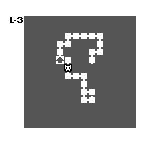

A 2D game scene composited from a Tiled map and its tileset images. What follows is a short description and the map's XML, with every tile layer's data as written:
An orthogonal 20x18 tile map with 8x8 px tiles, 1 tile layer (Tile Layer 1), 3 tilesets.

<map version="1.2" tiledversion="1.2.2" orientation="orthogonal" renderorder="right-down" width="20" height="18" tilewidth="8" tileheight="8" infinite="0" nextlayerid="3" nextobjectid="1">
 <tileset firstgid="1" source="minimap.tsx" />
 <tileset firstgid="33" source="items-2.tsx" />
 <tileset firstgid="97" source="overworld-landscape.tsx" />
 <layer id="1" name="Tile Layer 1" width="20" height="18">
  <data encoding="csv">
192,192,192,192,192,192,192,192,192,192,192,192,192,192,192,192,192,192,192,192,
192,192,192,192,192,192,192,192,192,192,192,192,192,192,192,192,192,192,192,192,
192,91,84,190,190,190,190,190,190,190,190,190,190,190,190,190,190,192,192,192,
192,192,192,190,190,190,190,190,190,190,190,190,190,190,190,190,190,192,192,192,
192,192,192,190,190,190,190,190,9,8,8,8,10,190,190,190,190,192,192,192,
192,192,192,190,190,190,190,9,12,190,190,190,7,190,190,190,190,192,192,192,
192,192,192,190,190,190,190,7,190,190,190,9,12,190,190,190,190,192,192,192,
192,192,192,190,190,190,190,68,5,190,190,7,190,190,190,190,190,192,192,192,
192,192,192,190,190,190,190,190,31,190,190,190,190,190,190,190,190,192,192,192,
192,192,192,190,190,190,190,190,11,8,10,190,190,190,190,190,190,192,192,192,
192,192,192,190,190,190,190,190,190,190,7,190,190,190,190,190,190,192,192,192,
192,192,192,190,190,190,190,190,190,190,13,4,190,190,190,190,190,192,192,192,
192,192,192,190,190,190,190,190,190,190,11,12,190,190,190,190,190,192,192,192,
192,192,192,190,190,190,190,190,190,190,190,190,190,190,190,190,190,192,192,192,
192,192,192,190,190,190,190,190,190,190,190,190,190,190,190,190,190,192,192,192,
192,192,192,190,190,190,190,190,190,190,190,190,190,190,190,190,190,192,192,192,
192,192,192,192,192,192,192,192,192,192,192,192,192,192,192,192,192,192,192,192,
192,192,192,192,192,192,192,192,192,192,192,192,192,192,192,192,192,192,192,192
</data>
 </layer>
</map>
